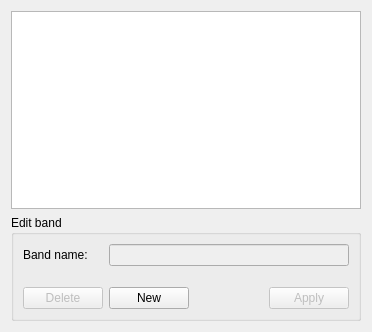
<?xml version="1.0" encoding="UTF-8"?>
<ui version="4.0">
 <class>BandEditor</class>
 <widget class="QDialog" name="BandEditor">
  <property name="geometry">
   <rect>
    <x>0</x>
    <y>0</y>
    <width>372</width>
    <height>332</height>
   </rect>
  </property>
  <property name="windowTitle">
   <string>Band Editor</string>
  </property>
  <layout class="QVBoxLayout" name="verticalLayout_2">
   <item>
    <widget class="QTableView" name="tbl_bands">
     <property name="selectionMode">
      <enum>QAbstractItemView::SingleSelection</enum>
     </property>
     <property name="selectionBehavior">
      <enum>QAbstractItemView::SelectRows</enum>
     </property>
     <property name="gridStyle">
      <enum>Qt::NoPen</enum>
     </property>
     <property name="cornerButtonEnabled">
      <bool>false</bool>
     </property>
     <attribute name="horizontalHeaderHighlightSections">
      <bool>false</bool>
     </attribute>
     <attribute name="horizontalHeaderStretchLastSection">
      <bool>true</bool>
     </attribute>
     <attribute name="verticalHeaderHighlightSections">
      <bool>false</bool>
     </attribute>
    </widget>
   </item>
   <item>
    <widget class="QGroupBox" name="groupBox">
     <property name="title">
      <string>Edit band</string>
     </property>
     <layout class="QVBoxLayout" name="verticalLayout">
      <item>
       <layout class="QGridLayout" name="gridLayout" columnstretch="1,3">
        <property name="topMargin">
         <number>0</number>
        </property>
        <property name="bottomMargin">
         <number>0</number>
        </property>
        <item row="0" column="1">
         <widget class="QLineEdit" name="edt_bandName">
          <property name="enabled">
           <bool>false</bool>
          </property>
         </widget>
        </item>
        <item row="0" column="0">
         <widget class="QLabel" name="lbl_bandName">
          <property name="text">
           <string>Band name:</string>
          </property>
         </widget>
        </item>
       </layout>
      </item>
      <item>
       <layout class="QHBoxLayout" name="horizontalLayout">
        <property name="topMargin">
         <number>15</number>
        </property>
        <item>
         <widget class="QPushButton" name="btn_deleteBand">
          <property name="enabled">
           <bool>false</bool>
          </property>
          <property name="focusPolicy">
           <enum>Qt::StrongFocus</enum>
          </property>
          <property name="text">
           <string>Delete</string>
          </property>
         </widget>
        </item>
        <item>
         <widget class="QPushButton" name="btn_newBand">
          <property name="text">
           <string>New</string>
          </property>
         </widget>
        </item>
        <item>
         <spacer name="horizontalSpacer_2">
          <property name="orientation">
           <enum>Qt::Horizontal</enum>
          </property>
          <property name="sizeHint" stdset="0">
           <size>
            <width>40</width>
            <height>20</height>
           </size>
          </property>
         </spacer>
        </item>
        <item>
         <widget class="QPushButton" name="btn_applyBandChanges">
          <property name="enabled">
           <bool>false</bool>
          </property>
          <property name="text">
           <string>Apply</string>
          </property>
         </widget>
        </item>
       </layout>
      </item>
     </layout>
    </widget>
   </item>
  </layout>
 </widget>
 <resources/>
 <connections/>
</ui>
